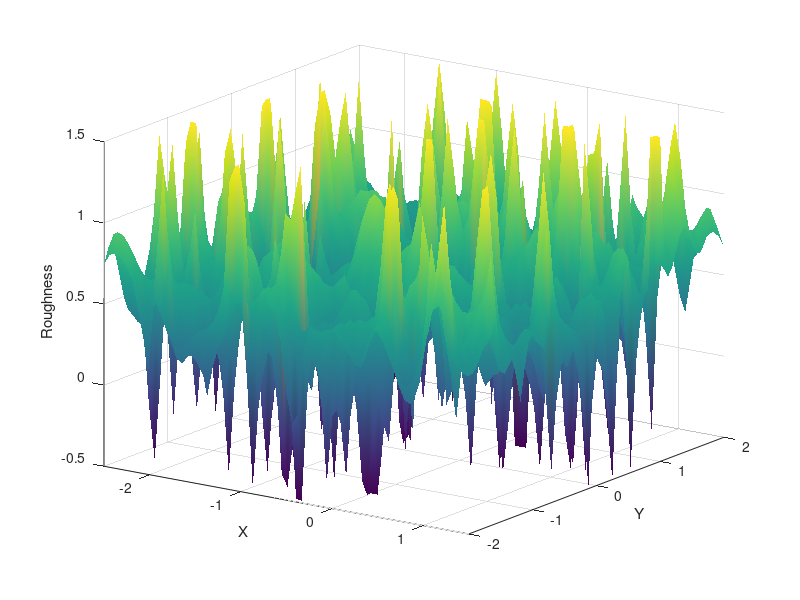

The MATLAB source for this figure:
function plot_fig144a()
% 读取 ROUGH2.DAT 并绘制 Figure 14.4(a) 风格粗糙度图（点接触）

% ====== 与原文点接触程序一致参数 ======
N  = 65;
X0 = -2.5;
XE =  1.5;

DX = (XE - X0) / (N - 1.0);
Y0 = -0.5 * (XE - X0);

X = zeros(N,1);
Y = zeros(N,1);
for i = 1:N
    X(i) = X0 + (i-1)*DX;
    Y(i) = Y0 + (i-1)*DX;
end

% ====== 读 ROUGH2.DAT：按 Fortran 次序 I 外层，J 内层 ======
fid = fopen('ROUGH2.DAT','r');
if fid < 0
    error('找不到 ROUGH2.DAT。请先运行 gen_rough2_point，并确认当前工作目录。');
end

ROU = zeros(N,N);
for I = 1:N
    for J = 1:N
        val = fscanf(fid, '%f', 1);
        if isempty(val)
            fclose(fid);
            error('ROUGH2.DAT 数据不足：需要 N*N 行。');
        end
        ROU(I,J) = val;
    end
end
fclose(fid);

% ====== 画 3D 粗糙度 ======
[Xg, Yg] = meshgrid(X, Y);

figure;
surf(Xg, Yg, ROU');   
shading interp;
view(35, 20);
xlabel('X');
ylabel('Y');
zlabel('Roughness');


xlim([X0 XE]);
ylim([Y0 Y0 + (N-1)*DX]);
zlim([-0.5 1.5]);

grid on;
end
